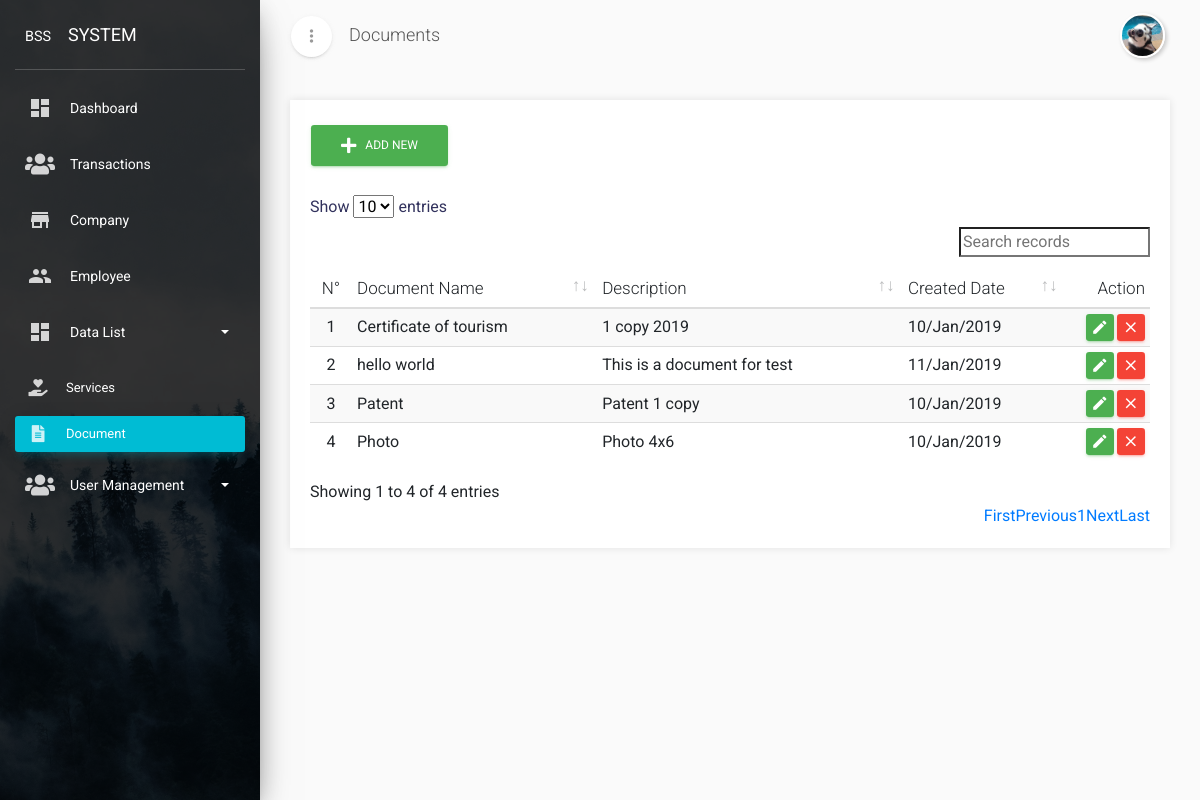
The page /documents/index.php (signed in) on the database its author committed.
### tables this page shows
CREATE TABLE `tbl_main_menu` (
  `mm_id` int(11) NOT NULL,
  `mm_name` char(50) NOT NULL,
  `mm_icon` char(50) NOT NULL,
  `mm_directory` char(50) NOT NULL,
  `mm_index_order` tinyint(4) NOT NULL
);

CREATE TABLE `tbl_left_menu` (
  `lm_id` int(11) NOT NULL,
  `lm_name` char(50) NOT NULL,
  `lm_icon` char(50) NOT NULL,
  `lm_directory` char(50) NOT NULL,
  `lm_index_order` tinyint(4) NOT NULL,
  `lm_main_menu` int(11) NOT NULL,
  `lm_status` int(11) NOT NULL
);

CREATE TABLE `tbl_document` (
  `doc_id` int(11) NOT NULL,
  `doc_name` varchar(255) NOT NULL,
  `doc_description` text NOT NULL,
  `created_at` timestamp NOT NULL DEFAULT CURRENT_TIMESTAMP,
  `updated_at` timestamp NOT NULL DEFAULT '0000-00-00 00:00:00' ON UPDATE CURRENT_TIMESTAMP
);

### documents/index.php (the view, shortened to what this page needs)
<?php
	include('../config/key.php');
	$m = 'Data List';
	$sm = 'Document';
	include('../layout/header.php');
	if (@$_GET['action']=='add') {
		include('create.php');
	}else{
		$query = $db->query("SELECT * FROM tbl_document ORDER BY doc_name");
		if ($query->num_rows > 0) {
			$tbody ='';
			$i =1;
			while ($document = $query->fetch_object()) {
				$tbody .='<tr>
					<td class="text-center">'.$i.'</td>
					<td>'.$document->doc_name.'</td>
					<td>'.$document->doc_description.'</td>
					<td>'.date('d/M/Y',strtotime($document->created_at)).'</td>
					<td class="td-actions text-right">
						<a href="?action=edit&id='.$document->doc_id.'" class="btn btn-success">
								<i class="material-icons">edit</i>
						</a>
						<button type="button" onclick="getId('.$document->doc_id.')" data-toggle="modal" data-target="#deleteModal" class="btn btn-danger" title="Delete">
							<i class="material-icons">close</i>
						</button>
					</td>
				</tr>';
				$i++;
			}
		}
		include('show.php');
	}
	include('../layout/footer.php');
?>

### layout/sidenav.php
<div class="sidebar" data-color="azure" data-background-color="black" data-image="<?=@BASE?>dist/img/sidenav4.jpg">
	<div class="logo">
		<a href="<?=@BASE?>" class="simple-text logo-mini">
			<small>BSS</small>
		</a>
		<a href="<?=@BASE?>	" class="simple-text logo-normal">
			SYSTEM
		</a>
	</div>
	<div class="sidebar-wrapper">
		<ul class="nav">
	    <?php
	        $v_get_menu = $db->query("SELECT A.*,COUNT(A.mm_id) AS sum_left_menu,
	        	(SELECT COUNT(*) FROM tbl_left_menu WHERE lm_main_menu=A.mm_id) as count_left_menu_exist
	        	FROM tbl_main_menu AS A
	            INNER JOIN tbl_left_menu AS B ON B.lm_main_menu=A.mm_id
	            INNER JOIN tbl_permission AS C ON C.p_module=B.lm_id
	            INNER JOIN users AS E ON E.u_role_id=C.p_position
	            WHERE E.id=".UID."
	            AND C.p_view='1'
	            GROUP BY A.mm_id
	            ORDER BY mm_index_order ASC");
	        while ($row_menu = mysqli_fetch_object($v_get_menu)) {
	            if($row_menu->sum_left_menu>1 OR $row_menu->count_left_menu_exist>1){
	            	echo '<li class="nav-item ">
												<a class="nav-link" data-toggle="collapse" href="#drop-'.$row_menu->mm_id.'">
													'.$row_menu->mm_icon.'
													<p>'.$row_menu->mm_name.'
														<b class="caret"></b>
													</p>
												</a>
												<div class="collapse '.((@$m==$row_menu->mm_name)?('show'):('')).'" id="drop-'.$row_menu->mm_id.'">
													<ul class="nav">';
													 	$v_get_sub_menu = $db->query("SELECT B.* FROM tbl_main_menu AS A
										                    INNER JOIN tbl_left_menu AS B ON B.lm_main_menu=A.mm_id
										                    INNER JOIN tbl_permission AS C ON C.p_module=B.lm_id
										                    INNER JOIN users AS E ON E.u_role_id=C.p_position
										                    WHERE E.id=".UID."
										                    AND B.lm_main_menu='".$row_menu->mm_id."'
										                    AND C.p_view='1'
										                    AND B.lm_status=1
										                    GROUP BY B.lm_id
										                    ORDER BY lm_index_order ASC");
										                while ($row_sub_menu = mysqli_fetch_object($v_get_sub_menu)) {
										                    echo '<li class="nav-item '.((@$sm==$row_sub_menu->lm_name)?('active'):('')).'">
														 		<a class="nav-link" href="'.@BASE.$row_sub_menu->lm_directory.'">
															 		'.$row_sub_menu->lm_icon.'
															 		<span class="sidebar-normal">'.$row_sub_menu->lm_name.' </span>
															 	</a>
														 	</li>';
               }
								echo '</ul>
								</div>
							</li>';
	            }else{
		            echo '<li class="nav-item '.(($m==$row_menu->mm_name)?('active'):('')).'">
												<a class="nav-link" href="'.@BASE.$row_menu->mm_directory.'">
													'.$row_menu->mm_icon.'
													<p>'.$row_menu->mm_name.'</p>
												</a>
											</li>';
	            }
	        }
    	?>
		</ul>
	</div>
</div>

### rows shown on the page
tbl_main_menu: mm_name "Dashboard"
tbl_main_menu: mm_name "Transactions"
tbl_main_menu: mm_name "Company"
tbl_main_menu: mm_name "Employee"
tbl_main_menu: mm_name "Data List"
tbl_left_menu: lm_name "Services"
tbl_left_menu: lm_name "Document"
tbl_main_menu: mm_name "User Management"
tbl_document: doc_name "Certificate of tourism", doc_description "1 copy 2019", created_at "10/Jan/2019"
tbl_document: doc_name "hello world", doc_description "This is a document for test", created_at "11/Jan/2019"
tbl_document: doc_name "Patent", doc_description "Patent 1 copy", created_at "10/Jan/2019"
tbl_document: doc_name "Photo", doc_description "Photo 4x6", created_at "10/Jan/2019"
